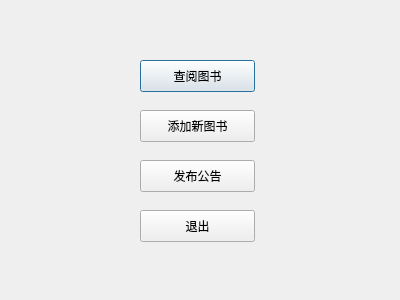
<?xml version="1.0" encoding="UTF-8"?>
<ui version="4.0">
 <class>managermain</class>
 <widget class="QDialog" name="managermain">
  <property name="geometry">
   <rect>
    <x>0</x>
    <y>0</y>
    <width>400</width>
    <height>300</height>
   </rect>
  </property>
  <property name="windowTitle">
   <string>Dialog</string>
  </property>
  <widget class="QLabel" name="label">
   <property name="geometry">
    <rect>
     <x>30</x>
     <y>50</y>
     <width>71</width>
     <height>16</height>
    </rect>
   </property>
   <property name="text">
    <string/>
   </property>
  </widget>
  <widget class="QPushButton" name="pushButton">
   <property name="geometry">
    <rect>
     <x>140</x>
     <y>60</y>
     <width>115</width>
     <height>32</height>
    </rect>
   </property>
   <property name="text">
    <string>查阅图书</string>
   </property>
  </widget>
  <widget class="QPushButton" name="pushButton_2">
   <property name="geometry">
    <rect>
     <x>140</x>
     <y>110</y>
     <width>115</width>
     <height>32</height>
    </rect>
   </property>
   <property name="text">
    <string>添加新图书</string>
   </property>
  </widget>
  <widget class="QPushButton" name="pushButton_3">
   <property name="geometry">
    <rect>
     <x>140</x>
     <y>160</y>
     <width>115</width>
     <height>32</height>
    </rect>
   </property>
   <property name="text">
    <string>发布公告</string>
   </property>
  </widget>
  <widget class="QPushButton" name="pushButton_4">
   <property name="geometry">
    <rect>
     <x>140</x>
     <y>210</y>
     <width>115</width>
     <height>32</height>
    </rect>
   </property>
   <property name="text">
    <string>退出</string>
   </property>
  </widget>
 </widget>
 <resources/>
 <connections>
  <connection>
   <sender>pushButton_4</sender>
   <signal>clicked()</signal>
   <receiver>managermain</receiver>
   <slot>close()</slot>
   <hints>
    <hint type="sourcelabel">
     <x>190</x>
     <y>229</y>
    </hint>
    <hint type="destinationlabel">
     <x>318</x>
     <y>256</y>
    </hint>
   </hints>
  </connection>
 </connections>
</ui>
